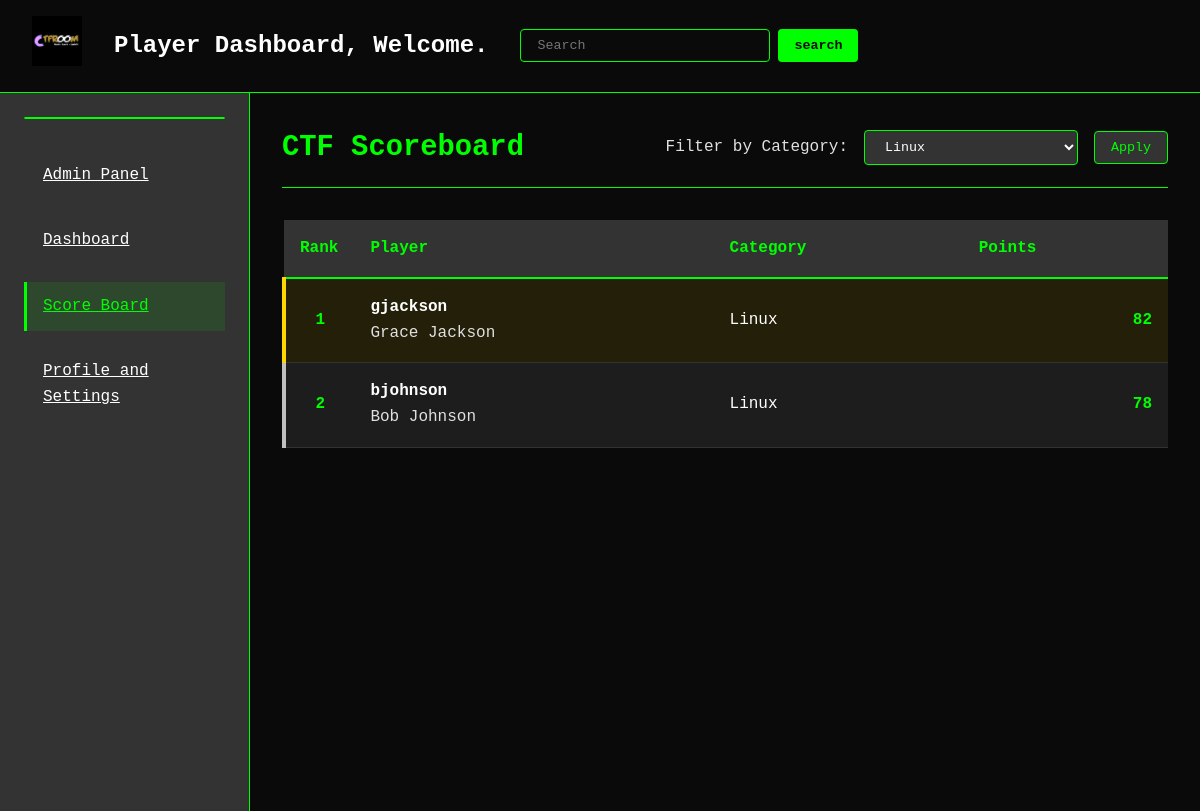
The app's page /scoreboard.php?category=Linux with its own data.
### tables this page shows
CREATE TABLE `users` (
  `id` int(11) NOT NULL,
  `username` varchar(50) NOT NULL,
  `first_name` varchar(50) NOT NULL,
  `last_name` varchar(50) NOT NULL,
  `email` varchar(100) NOT NULL,
  `category` enum('Web Security','Software Engineering','Linux','Binary Exploitation','General') NOT NULL,
  `points` int(11) DEFAULT 0
);

### scoreboard.php (the view, shortened to what this page needs)
<?php
$db_host = 'localhost';
$db_name = 'ctfroom';
$db_user = 'root';
$db_pass = '';
try {
    $pdo = new PDO("mysql:host=$db_host;dbname=$db_name", $db_user, $db_pass);
    $pdo->setAttribute(PDO::ATTR_ERRMODE, PDO::ERRMODE_EXCEPTION);
} catch(PDOException $e) {
    die("Database connection failed: " . $e->getMessage());
}
$category_filter = isset($_GET['category']) ? $_GET['category'] : '';
$query = "SELECT id, username, first_name, last_name, category, points FROM users";
if (!empty($category_filter)) {
    $query .= " WHERE category = :category";
}
$query .= " ORDER BY points DESC";
try {
    $stmt = $pdo->prepare($query);
    if (!empty($category_filter)) {
        $stmt->bindParam(':category', $category_filter);
    }
    $stmt->execute();
    $users = $stmt->fetchAll(PDO::FETCH_ASSOC);
} catch (PDOException $e) {
    die("Error fetching users: " . $e->getMessage());
}
$categories = [];
try {
    $stmt = $pdo->query("SELECT DISTINCT category FROM users WHERE category IS NOT NULL");
    $categories = $stmt->fetchAll(PDO::FETCH_COLUMN);
} catch (PDOException $e) {
}
?>
<!DOCTYPE html>
<html lang="en">
<head>
    <link rel="stylesheet" href="https://cdnjs.cloudflare.com/ajax/libs/font-awesome/6.4.0/css/all.min.css">
</head>
<body>
    <section id="section-heading">
        <div class="heading-container">
            <div class="left">
                <a href="home.php" class="logo"><img src="images/logo.png" alt=""></a>
                <h2>Player Dashboard, Welcome.</h2>
                <form action="" method="post">
                    <input type="search" name="search" id="search" placeholder="Search">
                    <input type="submit" value="search">
                </form>
            </div>
        </div>
    </section>
    <section id="dash-section">
        <div class="dash-section-left">
            <div class="side-container">
                <img src="lab/webcam_settings(1).png" alt="">
                <div class="side-bar">
                    <ul>
                        <li><a href="admin.php">Admin Panel</a></li>
                        <li><a href="dashboard.php">Dashboard</a></li>
                        <li><a href="scoreboard.php" class="active">Score Board</a></li>
                        <li><a href="profile.php">Profile and Settings</a></li>
                    </ul>
                </div>
            </div>
        </div>
        <div class="dash-section-right">
            <div class="scoreboard-header">
                <h1 class="scoreboard-title">CTF Scoreboard</h1>
                <form method="get" class="category-filter">
                    <label for="category">Filter by Category:</label>
                    <select name="category" id="category">
                        <?php foreach ($categories as $cat): ?>
                            <option value="<?php echo htmlspecialchars($cat); ?>"
                                <?php echo ($category_filter === $cat) ? 'selected' : ''; ?>>
                                <?php echo htmlspecialchars($cat); ?>
                            </option>
                        <?php endforeach; ?>
                    </select>
                    <button type="submit">Apply</button>
                </form>
            </div>
            <table class="scoreboard-table">
                <thead>
                    <tr>
                        <th>Rank</th>
                        <th>Player</th>
                        <th>Category</th>
                        <th>Points</th>
                    </tr>
                </thead>
                <tbody>
                    <?php if (empty($users)): ?>
                        <tr>
                            <td colspan="4" style="text-align: center;">No players found</td>
                        </tr>
                    <?php else: ?>
                        <?php foreach ($users as $index => $user): ?>
                            <tr class="<?php
                                echo ($index === 0) ? 'first-place' : '';
                                echo ($index === 1) ? 'second-place' : '';
                                echo ($index === 2) ? 'third-place' : '';
                            ?>">
                                <td class="rank"><?php echo $index + 1; ?></td>
                                <td>
                                    <span class="username"><?php echo htmlspecialchars($user['username']); ?></span><br>
                                    <span class="name"><?php echo htmlspecialchars($user['first_name'] . ' ' . $user['last_name']); ?></span>
                                </td>
                                <td class="category"><?php echo htmlspecialchars($user['category'] ?? 'N/A'); ?></td>
                                <td class="points"><?php echo htmlspecialchars($user['points']); ?></td>
                            </tr>
                        <?php endforeach; ?>
                    <?php endif; ?>
                </tbody>
            </table>
        </div>
    </section>
</body>
</html>

### scoreboard.php (style rules this page uses)
:root { --primary-dark: #0a0a0a; --primary-accent: #00ff00; --secondary-accent: #ff3333; --neutral-light: #ffffff; --neutral-mid: #e0e0e0; --neutral-dark: #333333; --success: #00cc66; --warning: #ffcc00; --danger: #ff3333; }
* { margin: 0; padding: 0; box-sizing: border-box; font-family: 'Courier New', monospace; }
body { background-color: var(--primary-dark); color: var(--neutral-light); line-height: 1.6; }
#section-heading { background-color: var(--primary-dark); border-bottom: 1px solid var(--primary-accent); padding: 1rem 2rem; }
.heading-container { display: flex; justify-content: space-between; align-items: center; max-width: 1400px; margin: 0 auto; }
.left { display: flex; align-items: center; gap: 2rem; }
.logo img { height: 50px; filter: invert(1) hue-rotate(90deg); }
h2 { color: var(--neutral-light); font-size: 1.5rem; font-weight: 600; }
form { display: flex; gap: 0.5rem; }
input[type="search"] { padding: 0.5rem 1rem; border: 1px solid var(--primary-accent); background-color: var(--primary-dark); color: var(--neutral-light); border-radius: 4px; min-width: 250px; }
input[type="submit"] { padding: 0.5rem 1rem; background-color: var(--primary-accent); color: var(--primary-dark); border: none; border-radius: 4px; cursor: pointer; font-weight: bold; transition: all 0.3s; }
#dash-section { display: grid; grid-template-columns: 250px 1fr; max-width: 1800px; margin: 0 auto; min-height: calc(100vh - 82px); }
.dash-section-left { background-color: var(--neutral-dark); padding: 1.5rem; border-right: 1px solid var(--primary-accent); }
.side-container { display: flex; flex-direction: column; gap: 2rem; }
.side-container img { width: 100%; border: 1px solid var(--primary-accent); border-radius: 4px; }
.side-bar ul { list-style: none; display: flex; flex-direction: column; gap: 1rem; }
.side-bar li a { display: block; padding: 0.75rem 1rem; color: var(--neutral-light); border-left: 3px solid transparent; transition: all 0.3s; }
.side-bar li a:hover, .side-bar li a.active { background-color: rgba(0, 255, 0, 0.1); border-left: 3px solid var(--primary-accent); color: var(--primary-accent); }
.dash-section-right { padding: 2rem; background-color: var(--primary-dark); }
.scoreboard-header { display: flex; justify-content: space-between; align-items: center; margin-bottom: 2rem; padding-bottom: 1rem; border-bottom: 1px solid var(--primary-accent); }
.scoreboard-title { font-size: 1.8rem; color: var(--primary-accent); }
.category-filter { display: flex; align-items: center; gap: 1rem; }
.category-filter label { color: var(--neutral-mid); }
.category-filter select { padding: 0.5rem 1rem; background-color: var(--neutral-dark); color: var(--neutral-light); border: 1px solid var(--primary-accent); border-radius: 4px; }
.category-filter button { padding: 0.5rem 1rem; background-color: var(--neutral-dark); color: var(--primary-accent); border: 1px solid var(--primary-accent); border-radius: 4px; cursor: pointer; transition: all 0.3s; }
.scoreboard-table { width: 100%; border-collapse: collapse; margin-top: 1rem; }
.scoreboard-table th { background-color: var(--neutral-dark); color: var(--primary-accent); padding: 1rem; text-align: left; border-bottom: 2px solid var(--primary-accent); }
.scoreboard-table td { padding: 1rem; border-bottom: 1px solid var(--neutral-dark); }
.scoreboard-table tr:nth-child(even) { background-color: rgba(0, 255, 0, 0.05); }
.rank { font-weight: bold; color: var(--primary-accent); width: 50px; text-align: center; }
.username { font-weight: bold; }
.name { color: var(--neutral-mid); }
.category { text-transform: capitalize; }
.points { font-weight: bold; text-align: right; color: var(--primary-accent); }
.first-place { background-color: rgba(255, 215, 0, 0.1) !important; border-left: 4px solid gold; }
.second-place { background-color: rgba(192, 192, 192, 0.1) !important; border-left: 4px solid silver; }

### records on screen
users: username "gjackson", first_name+last_name "Grace Jackson", category "Linux", points "82"
users: username "bjohnson", first_name+last_name "Bob Johnson", category "Linux", points "78"

### other values on screen
form field category "Linux"
